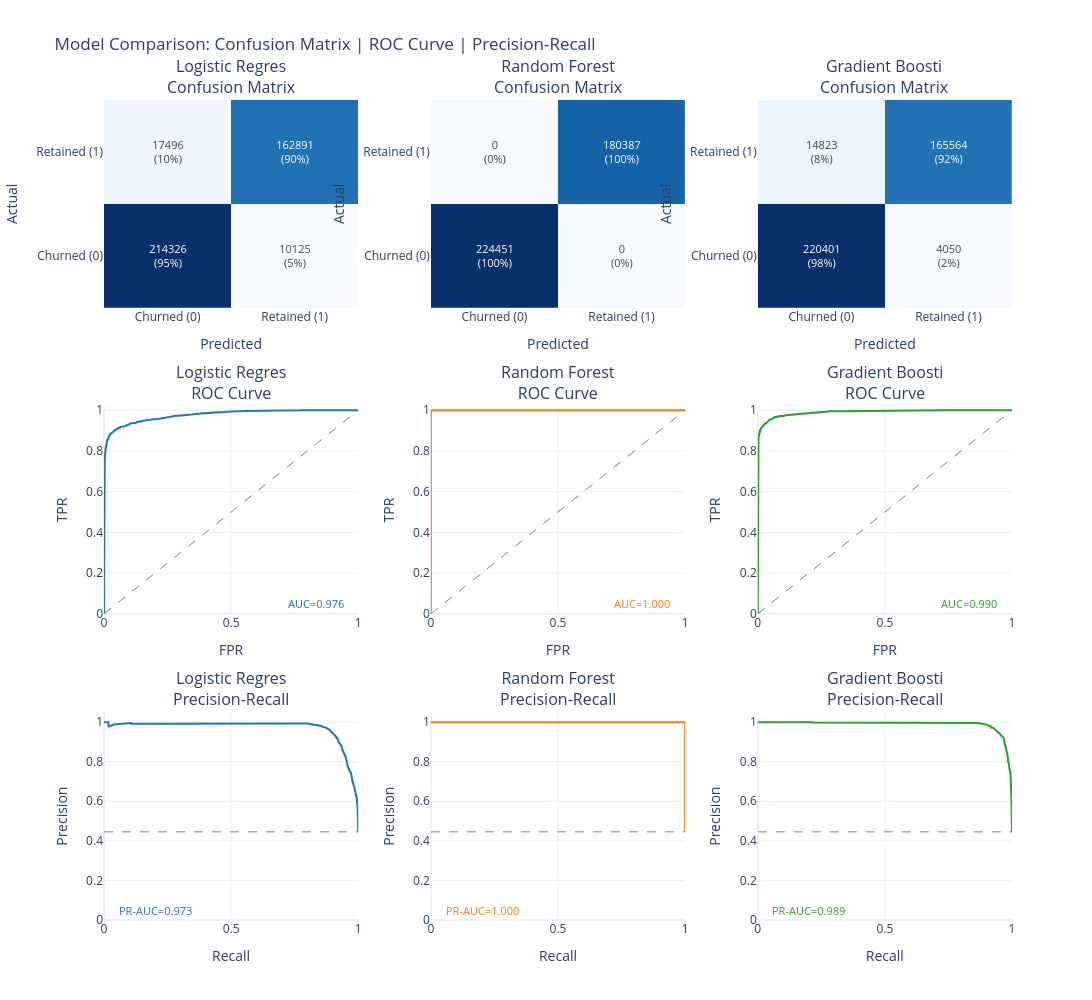

Source (notebook cell):
### Markdown cell above
## 8.6 Model Comparison Grid

This visualization shows all models side-by-side with:
- **Row 1**: Confusion matrices (counts and percentages)
- **Row 2**: ROC curves with AUC scores
- **Row 3**: Precision-Recall curves with PR-AUC scores

**📖 How to Read:**
- **Confusion Matrix**: Diagonal = correct predictions. Off-diagonal = errors.
- **ROC Curve**: Higher curve = better. AUC > 0.8 is good, > 0.9 is excellent.
- **PR Curve**: Higher curve = better at finding positives without false alarms.

### Code cell
if not _skip_modeling:
    grid_results = {
        name: {"y_pred": data["y_pred"], "y_pred_proba": data["y_pred_proba"]}
        for name, data in model_predictions.items()
    }

    if _is_binary:
        fig = charts.model_comparison_grid(
            grid_results, y_test,
            class_labels=["Churned (0)", "Retained (1)"],
            title="Model Comparison: Confusion Matrix | ROC Curve | Precision-Recall"
        )
        display_figure(fig)
    else:
        import numpy as np
        import plotly.graph_objects as go
        from plotly.subplots import make_subplots
        from sklearn.metrics import confusion_matrix

        model_names = list(grid_results.keys())
        n_models = len(model_names)
        fig = make_subplots(rows=1, cols=n_models, subplot_titles=[f"{n[:20]}" for n in model_names])
        for i, name in enumerate(model_names):
            cm = confusion_matrix(y_test, grid_results[name]["y_pred"])
            fig.add_trace(go.Heatmap(
                z=cm, x=list(range(cm.shape[1])), y=list(range(cm.shape[0])),
                text=cm.astype(str), texttemplate="%{text}", showscale=False,
                colorscale="Blues",
            ), row=1, col=i + 1)
        fig.update_layout(title="Model Comparison: Confusion Matrices (multiclass)", height=400, width=350 * n_models + 50)
        display_figure(fig)

    print("\n" + "=" * 80)
    print("METRICS SUMMARY")
    print("=" * 80)
    _metrics_cols = ["Model", "Test AUC", "F1-Score", "Precision", "Recall"]
    if _is_binary:
        _metrics_cols.insert(2, "PR-AUC")
    display_table(results_df[_metrics_cols])

### Figure 1 — Plotly figure (JSON) as saved in the notebook; plotly's stock layout.template omitted (floating-point values rounded to 4 significant figures; data arrays with more than 128 entries replaced by an {"elided": "..."} marker saying what was removed)
{"data": [{"colorscale": [[0, "rgb(247,251,255)"], [0.125, "rgb(222,235,247)"], [0.25, "rgb(198,219,239)"], [0.375, "rgb(158,202,225)"], [0.5, "rgb(107,174,214)"], [0.625, "rgb(66,146,198)"], [0.75, "rgb(33,113,181)"], [0.875, "rgb(8,81,156)"], [1, "rgb(8,48,107)"]], "hovertemplate": "Actual: %{y}<br>Predicted: %{x}<br>Count: %{z}<extra></extra>", "showscale": false, "text": [["214326<br>(95%)", "10125<br>(5%)"], ["17496<br>(10%)", "162891<br>(90%)"]], "textfont": {"size": 11}, "texttemplate": "%{text}", "type": "heatmap", "x": ["Churned (0)", "Retained (1)"], "xaxis": "x", "y": ["Churned (0)", "Retained (1)"], "yaxis": "y", "z": [[214326, 10125], [17496, 162891]]}, {"hovertemplate": "FPR: %{x:.2f}<br>TPR: %{y:.2f}<extra></extra>", "line": {"color": "#1f77b4", "width": 2}, "mode": "lines", "name": "AUC=0.976", "showlegend": false, "type": "scatter", "x": {"elided": "512 float values"}, "xaxis": "x4", "y": {"elided": "512 float values"}, "yaxis": "y4"}, {"hoverinfo": "skip", "line": {"color": "gray", "dash": "dash", "width": 1}, "mode": "lines", "showlegend": false, "type": "scatter", "x": [0, 1], "xaxis": "x4", "y": [0, 1], "yaxis": "y4"}, {"hovertemplate": "Recall: %{x:.2f}<br>Precision: %{y:.2f}<extra></extra>", "line": {"color": "#1f77b4", "width": 2}, "mode": "lines", "name": "PR-AUC=0.973", "showlegend": false, "type": "scatter", "x": {"elided": "4999 float values"}, "xaxis": "x7", "y": {"elided": "4999 float values"}, "yaxis": "y7"}, {"hoverinfo": "skip", "line": {"color": "gray", "dash": "dash", "width": 1}, "mode": "lines", "showlegend": false, "type": "scatter", "x": [0, 1], "xaxis": "x7", "y": [0.4456, 0.4456], "yaxis": "y7"}, {"colorscale": [[0, "rgb(247,251,255)"], [0.125, "rgb(222,235,247)"], [0.25, "rgb(198,219,239)"], [0.375, "rgb(158,202,225)"], [0.5, "rgb(107,174,214)"], [0.625, "rgb(66,146,198)"], [0.75, "rgb(33,113,181)"], [0.875, "rgb(8,81,156)"], [1, "rgb(8,48,107)"]], "hovertemplate": "Actual: %{y}<br>Predicted: %{x}<br>Count: %{z}<extra></extra>", "showscale": false, "text": [["224451<br>(100%)", "0<br>(0%)"], ["0<br>(0%)", "180387<br>(100%)"]], "textfont": {"size": 11}, "texttemplate": "%{text}", "type": "heatmap", "x": ["Churned (0)", "Retained (1)"], "xaxis": "x2", "y": ["Churned (0)", "Retained (1)"], "yaxis": "y2", "z": [[224451, 0], [0, 180387]]}, {"hovertemplate": "FPR: %{x:.2f}<br>TPR: %{y:.2f}<extra></extra>", "line": {"color": "#ff7f0e", "width": 2}, "mode": "lines", "name": "AUC=1.000", "showlegend": false, "type": "scatter", "x": [0.0, 0.0, 1.0], "xaxis": "x5", "y": [0.0, 1.0, 1.0], "yaxis": "y5"}, {"hoverinfo": "skip", "line": {"color": "gray", "dash": "dash", "width": 1}, "mode": "lines", "showlegend": false, "type": "scatter", "x": [0, 1], "xaxis": "x5", "y": [0, 1], "yaxis": "y5"}, {"hovertemplate": "Recall: %{x:.2f}<br>Precision: %{y:.2f}<extra></extra>", "line": {"color": "#ff7f0e", "width": 2}, "mode": "lines", "name": "PR-AUC=1.000", "showlegend": false, "type": "scatter", "x": [1.0, 1.0, 0.0], "xaxis": "x8", "y": [0.4456, 1.0, 1.0], "yaxis": "y8"}, {"hoverinfo": "skip", "line": {"color": "gray", "dash": "dash", "width": 1}, "mode": "lines", "showlegend": false, "type": "scatter", "x": [0, 1], "xaxis": "x8", "y": [0.4456, 0.4456], "yaxis": "y8"}, {"colorscale": [[0, "rgb(247,251,255)"], [0.125, "rgb(222,235,247)"], [0.25, "rgb(198,219,239)"], [0.375, "rgb(158,202,225)"], [0.5, "rgb(107,174,214)"], [0.625, "rgb(66,146,198)"], [0.75, "rgb(33,113,181)"], [0.875, "rgb(8,81,156)"], [1, "rgb(8,48,107)"]], "hovertemplate": "Actual: %{y}<br>Predicted: %{x}<br>Count: %{z}<extra></extra>", "showscale": false, "text": [["220401<br>(98%)", "4050<br>(2%)"], ["14823<br>(8%)", "165564<br>(92%)"]], "textfont": {"size": 11}, "texttemplate": "%{text}", "type": "heatmap", "x": ["Churned (0)", "Retained (1)"], "xaxis": "x3", "y": ["Churned (0)", "Retained (1)"], "yaxis": "y3", "z": [[220401, 4050], [14823, 165564]]}, {"hovertemplate": "FPR: %{x:.2f}<br>TPR: %{y:.2f}<extra></extra>", "line": {"color": "#2ca02c", "width": 2}, "mode": "lines", "name": "AUC=0.990", "showlegend": false, "type": "scatter", "x": {"elided": "540 float values"}, "xaxis": "x6", "y": {"elided": "540 float values"}, "yaxis": "y6"}, {"hoverinfo": "skip", "line": {"color": "gray", "dash": "dash", "width": 1}, "mode": "lines", "showlegend": false, "type": "scatter", "x": [0, 1], "xaxis": "x6", "y": [0, 1], "yaxis": "y6"}, {"hovertemplate": "Recall: %{x:.2f}<br>Precision: %{y:.2f}<extra></extra>", "line": {"color": "#2ca02c", "width": 2}, "mode": "lines", "name": "PR-AUC=0.989", "showlegend": false, "type": "scatter", "x": {"elided": "4664 float values"}, "xaxis": "x9", "y": {"elided": "4664 float values"}, "yaxis": "y9"}, {"hoverinfo": "skip", "line": {"color": "gray", "dash": "dash", "width": 1}, "mode": "lines", "showlegend": false, "type": "scatter", "x": [0, 1], "xaxis": "x9", "y": [0.4456, 0.4456], "yaxis": "y9"}], "layout": {"annotations": [{"font": {"size": 16}, "showarrow": false, "text": "Logistic Regres<br>Confusion Matrix", "x": 0.14, "xanchor": "center", "xref": "paper", "y": 1, "yanchor": "bottom", "yref": "paper"}, {"font": {"size": 16}, "showarrow": false, "text": "Random Forest<br>Confusion Matrix", "x": 0.5, "xanchor": "center", "xref": "paper", "y": 1, "yanchor": "bottom", "yref": "paper"}, {"font": {"size": 16}, "showarrow": false, "text": "Gradient Boosti<br>Confusion Matrix", "x": 0.86, "xanchor": "center", "xref": "paper", "y": 1, "yanchor": "bottom", "yref": "paper"}, {"font": {"size": 16}, "showarrow": false, "text": "Logistic Regres<br>ROC Curve", "x": 0.14, "xanchor": "center", "xref": "paper", "y": 0.6267, "yanchor": "bottom", "yref": "paper"}, {"font": {"size": 16}, "showarrow": false, "text": "Random Forest<br>ROC Curve", "x": 0.5, "xanchor": "center", "xref": "paper", "y": 0.6267, "yanchor": "bottom", "yref": "paper"}, {"font": {"size": 16}, "showarrow": false, "text": "Gradient Boosti<br>ROC Curve", "x": 0.86, "xanchor": "center", "xref": "paper", "y": 0.6267, "yanchor": "bottom", "yref": "paper"}, {"font": {"size": 16}, "showarrow": false, "text": "Logistic Regres<br>Precision-Recall", "x": 0.14, "xanchor": "center", "xref": "paper", "y": 0.2533, "yanchor": "bottom", "yref": "paper"}, {"font": {"size": 16}, "showarrow": false, "text": "Random Forest<br>Precision-Recall", "x": 0.5, "xanchor": "center", "xref": "paper", "y": 0.2533, "yanchor": "bottom", "yref": "paper"}, {"font": {"size": 16}, "showarrow": false, "text": "Gradient Boosti<br>Precision-Recall", "x": 0.86, "xanchor": "center", "xref": "paper", "y": 0.2533, "yanchor": "bottom", "yref": "paper"}, {"bgcolor": "rgba(255,255,255,0.8)", "font": {"color": "#1f77b4", "size": 11}, "showarrow": false, "text": "AUC=0.976", "x": 0.95, "xanchor": "right", "xref": "x4", "y": 0.05, "yref": "y4"}, {"bgcolor": "rgba(255,255,255,0.8)", "font": {"color": "#1f77b4", "size": 11}, "showarrow": false, "text": "PR-AUC=0.973", "x": 0.05, "xanchor": "left", "xref": "x7", "y": 0.05, "yref": "y7"}, {"bgcolor": "rgba(255,255,255,0.8)", "font": {"color": "#ff7f0e", "size": 11}, "showarrow": false, "text": "AUC=1.000", "x": 0.95, "xanchor": "right", "xref": "x5", "y": 0.05, "yref": "y5"}, {"bgcolor": "rgba(255,255,255,0.8)", "font": {"color": "#ff7f0e", "size": 11}, "showarrow": false, "text": "PR-AUC=1.000", "x": 0.05, "xanchor": "left", "xref": "x8", "y": 0.05, "yref": "y8"}, {"bgcolor": "rgba(255,255,255,0.8)", "font": {"color": "#2ca02c", "size": 11}, "showarrow": false, "text": "AUC=0.990", "x": 0.95, "xanchor": "right", "xref": "x6", "y": 0.05, "yref": "y6"}, {"bgcolor": "rgba(255,255,255,0.8)", "font": {"color": "#2ca02c", "size": 11}, "showarrow": false, "text": "PR-AUC=0.989", "x": 0.05, "xanchor": "left", "xref": "x9", "y": 0.05, "yref": "y9"}], "height": 1000, "showlegend": false, "title": {"text": "Model Comparison: Confusion Matrix | ROC Curve | Precision-Recall"}, "width": 1100, "xaxis": {"anchor": "y", "domain": [0, 0.28], "title": {"text": "Predicted"}}, "xaxis2": {"anchor": "y2", "domain": [0.36, 0.64], "title": {"text": "Predicted"}}, "xaxis3": {"anchor": "y3", "domain": [0.72, 1], "title": {"text": "Predicted"}}, "xaxis4": {"anchor": "y4", "domain": [0, 0.28], "range": [0, 1], "title": {"text": "FPR"}}, "xaxis5": {"anchor": "y5", "domain": [0.36, 0.64], "range": [0, 1], "title": {"text": "FPR"}}, "xaxis6": {"anchor": "y6", "domain": [0.72, 1], "range": [0, 1], "title": {"text": "FPR"}}, "xaxis7": {"anchor": "y7", "domain": [0, 0.28], "range": [0, 1], "title": {"text": "Recall"}}, "xaxis8": {"anchor": "y8", "domain": [0.36, 0.64], "range": [0, 1], "title": {"text": "Recall"}}, "xaxis9": {"anchor": "y9", "domain": [0.72, 1], "range": [0, 1], "title": {"text": "Recall"}}, "yaxis": {"anchor": "x", "domain": [0.7467, 1], "title": {"text": "Actual"}}, "yaxis2": {"anchor": "x2", "domain": [0.7467, 1], "title": {"text": "Actual"}}, "yaxis3": {"anchor": "x3", "domain": [0.7467, 1], "title": {"text": "Actual"}}, "yaxis4": {"anchor": "x4", "domain": [0.3733, 0.6267], "range": [0, 1.02], "title": {"text": "TPR"}}, "yaxis5": {"anchor": "x5", "domain": [0.3733, 0.6267], "range": [0, 1.02], "title": {"text": "TPR"}}, "yaxis6": {"anchor": "x6", "domain": [0.3733, 0.6267], "range": [0, 1.02], "title": {"text": "TPR"}}, "yaxis7": {"anchor": "x7", "domain": [0, 0.2533], "range": [0, 1.05], "title": {"text": "Precision"}}, "yaxis8": {"anchor": "x8", "domain": [0, 0.2533], "range": [0, 1.05], "title": {"text": "Precision"}}, "yaxis9": {"anchor": "x9", "domain": [0, 0.2533], "range": [0, 1.05], "title": {"text": "Precision"}}}}
